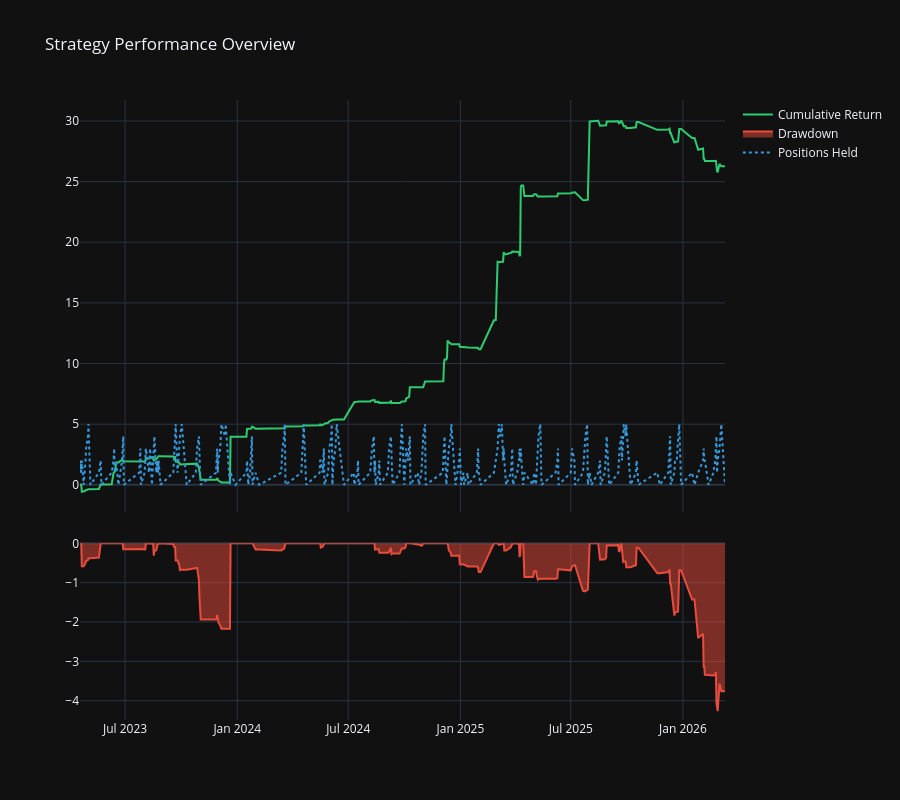

Notebook source saved alongside this figure:
### Markdown cell above
## 4. Visual Analysis
Equity curve and drawdown charts.

### Code cell
def plot_performance(daily_df):
    fig = make_subplots(rows=2, cols=1, 
                        shared_xaxes=True, 
                        vertical_spacing=0.05, 
                        row_heights=[0.7, 0.3])

    # Equity Curve
    fig.add_trace(
        go.Scatter(x=daily_df["date"], y=daily_df["outcome"].cum_sum(), 
                   name="Cumulative Return", line=dict(color="#2ecc71", width=2)),
        row=1, col=1
    )

    # Drawdown
    fig.add_trace(
        go.Scatter(x=daily_df["date"], y=daily_df["drawdown"], 
                   name="Drawdown", fill='tozeroy', line=dict(color="#e74c3c")),
        row=2, col=1
    )

    # Held Positions
    fig.add_trace(
        go.Scatter(x=daily_df["date"], y=daily_df["n_held"], 
                   name="Positions Held", line=dict(color="#3498db", dash='dot')),
        row=1, col=1
    )

    fig.update_layout(
        title="Strategy Performance Overview",
        template="plotly_dark",
        height=800,
        showlegend=True
    )
    
    fig.show()

plot_performance(daily_results)

### Figure 1 — Plotly figure (JSON) as saved in the notebook; plotly's stock layout.template omitted (floating-point values rounded to 4 significant figures; data arrays with more than 128 entries replaced by an {"elided": "..."} marker saying what was removed)
{"data": [{"line": {"color": "#2ecc71", "width": 2}, "name": "Cumulative Return", "type": "scatter", "x": {"elided": "296 str values"}, "xaxis": "x", "y": {"elided": "296 float values"}, "yaxis": "y"}, {"fill": "tozeroy", "line": {"color": "#e74c3c"}, "name": "Drawdown", "type": "scatter", "x": {"elided": "296 str values"}, "xaxis": "x2", "y": {"elided": "296 float values"}, "yaxis": "y2"}, {"line": {"color": "#3498db", "dash": "dot"}, "name": "Positions Held", "type": "scatter", "x": {"elided": "296 str values"}, "xaxis": "x", "y": {"elided": "296 int values"}, "yaxis": "y"}], "layout": {"height": 800, "showlegend": true, "title": {"text": "Strategy Performance Overview"}, "xaxis": {"anchor": "y", "domain": [0, 1], "matches": "x2", "showticklabels": false}, "xaxis2": {"anchor": "y2", "domain": [0, 1]}, "yaxis": {"anchor": "x", "domain": [0.335, 1.0]}, "yaxis2": {"anchor": "x2", "domain": [0, 0.285]}}}
